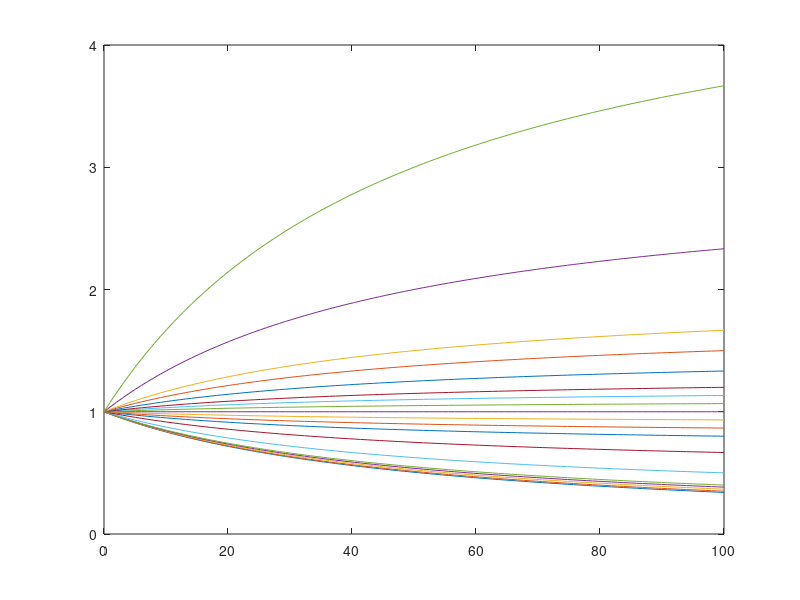

This figure's MATLAB source:
u = linspace(0,100,100);
As = [.01, .025, .05, .075 .1, .25, .5, .7, .8, .9, 1, 1.1, 1.2, 1.3, 1.5, 1.75, 2, 3, 5];
for A=As
    K_M = 50;
    y = (1+A*u/K_M)./(1+u/K_M);
    plot(u,y);
    hold on
end
